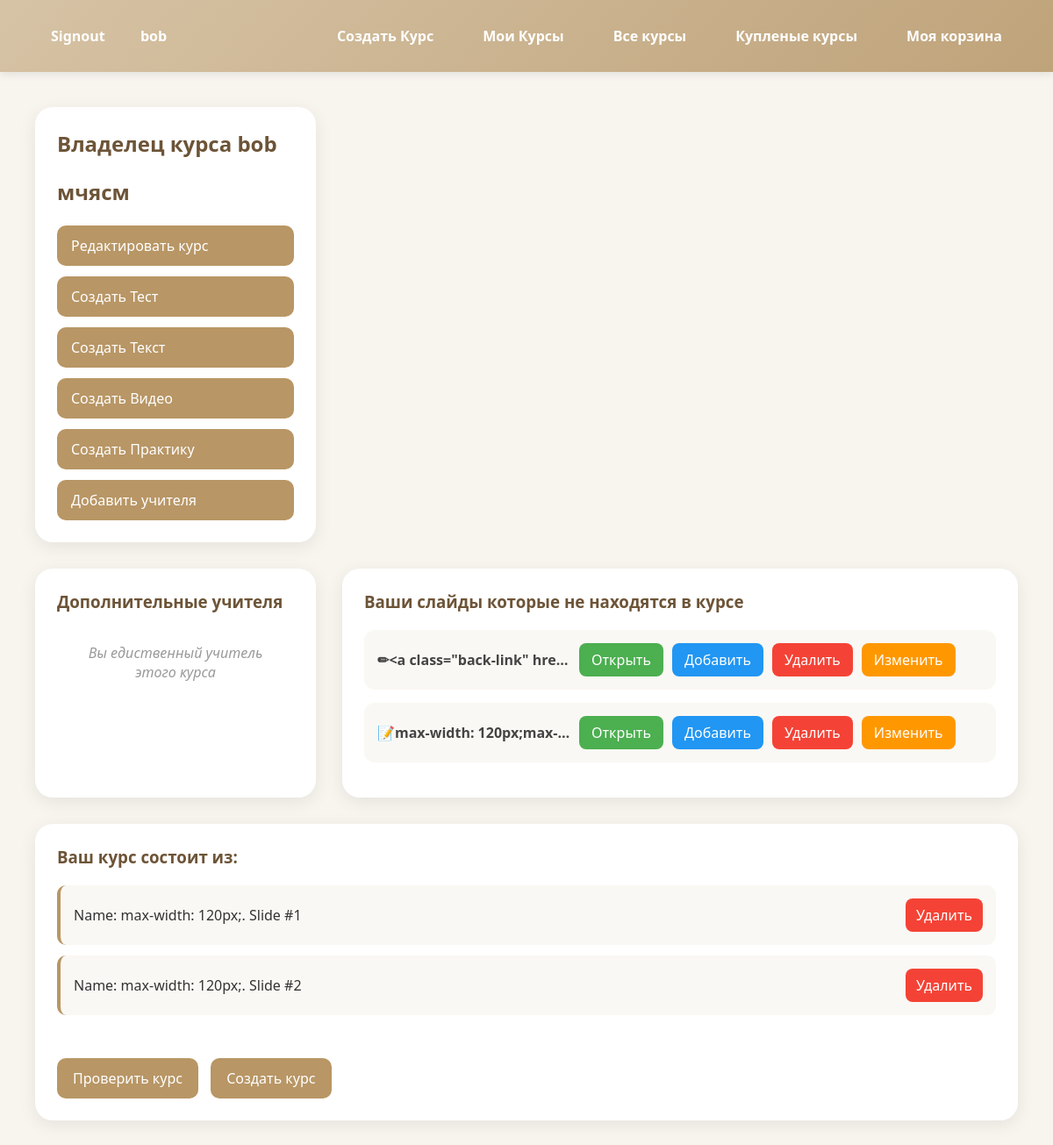
Page /courses/course_main/5/ (signed in) on the committed database.
### users/models.py (models this page shows)
class CustomerUser(AbstractUser):
    photo = models.ImageField(
        blank=True,
        null=True,
        help_text="Фото профиля (рекомендуемый размер 400x400)",
        upload_to='user_photos/',default="avatar.svg"
    )
    teacher = models.BooleanField(default=False,verbose_name='Вы хотите иметь возможность создавать курсы?')
    phone_number = models.CharField(max_length=32, blank=False, null=False)
    @property
    def is_teacher(self):
        return self.teacher
    def __str__(self):
        return self.username

### courses/models.py (models this page shows, shortened)
class Course(models.Model):
    title = models.CharField(max_length=150)
    teacher = models.ForeignKey(CustomerUser,on_delete=models.CASCADE,verbose_name="Учитель курса",related_name="owned_courses")
    extra_teachers = models.ManyToManyField(CustomerUser,related_name="extra_courses", verbose_name="Дополнительные учителя курса",blank=True)
    ready = models.BooleanField(default=False)
    price = models.PositiveBigIntegerField(default=0)
    category = models.ForeignKey(
        Category,
        on_delete=models.SET_NULL,
        null=True,
        blank=True)
    curent_slides = models.PositiveBigIntegerField(default=0)

class Test_course(models.Model):
    title = models.CharField(max_length=150)
    course = models.ForeignKey(Course,on_delete=models.CASCADE,related_name="course_tests", verbose_name="Название курса")
    data = models.JSONField(default=list)
    slide = models.PositiveBigIntegerField(default=0)

class Practice_course(models.Model):
    title = models.CharField(max_length=150)
    course = models.ForeignKey(Course,on_delete=models.CASCADE,related_name="course_pactices", verbose_name="Название курса",null=True, blank=True)
    complaints = models.TextField()
    age = models.PositiveBigIntegerField()
    GENDER_ROLES = (('men','Мужчина'),
                  ('women',"Женщина"))
    gender = models.CharField(max_length=10,choices=GENDER_ROLES, default='men')
    diagnosis=models.TextField()
    slide = models.PositiveBigIntegerField(default=0)

class Video_course(models.Model):
    title = models.CharField(max_length=150)
    course = models.ForeignKey(Course,on_delete=models.CASCADE,related_name="course_videos", verbose_name="Название курса")
    video = models.FileField(upload_to='videos_uploaded',null=True,
validators=[FileExtensionValidator(allowed_extensions=['MOV','avi','mp4','webm','mkv'])], verbose_name="Видео курса")
    slide = models.PositiveBigIntegerField(default=0)

class Text_course(models.Model):
    title = models.CharField(max_length=150)
    course = models.ForeignKey(Course,on_delete=models.CASCADE,related_name="course_texts", verbose_name="Название курса")
    description = models.TextField(null=True,blank=True,verbose_name="Текст курса")
    slide = models.PositiveBigIntegerField(default=0)

### courses/views.py (the view)
# urls.py: path('course_main/<int:course_id>/', course_main,name='course_main'),
@login_required(login_url='users:signup')
def course_main(request,course_id):
    course = Course.objects.filter(id=course_id).first()
    if not course:
        return redirect('users:user_page')
    if request.user != course.teacher and request.user not in course.extra_teachers.all():
        messages.error(request, 'У вас нет прав')
        return redirect('users:user_page')
    videos = Video_course.objects.filter(course=course,slide=0)
    texts = Text_course.objects.filter(course=course,slide=0)
    tests = Test_course.objects.filter(course=course,slide=0)
    practices = Practice_course.objects.filter(course=course,slide=0)
    video = Video_course.objects.filter(course=course,slide__gt=0)
    text = Text_course.objects.filter(course=course,slide__gt=0)
    test = Test_course.objects.filter(course=course,slide__gt=0)
    practice = Practice_course.objects.filter(course=course,slide__gt=0)
    slides={}
    for v in video:
        slides[v.slide]=v
    for v in text:
        slides[v.slide]=v
    for v in test:
        slides[v.slide]=v
    for v in practice:
        slides[v.slide]=v
    slides = dict(sorted(slides.items()))
    return render(request,'course_main.html',{'videos':videos,'texts':texts,'tests':tests,'practices':practices,'course':course,'slides':slides})

### courses/templates/course_main.html (shortened to what this page needs)
{% extends 'home.html' %}
{% load static %}
{% block content %}
<div class="course-page-container">
    <div class="teacher-controls">
        <h1>Владелец курса {{course.teacher}}</h1>
        <h1>{{course.title}}</h1>
        {% if course.ready == False %}
        <a href="{% url 'courses:update_course' course.id %}">Редактировать курс</a>
        <a href="{% url 'courses:create_test' course.id %}">Создать Тест</a>
        <a href="{% url 'courses:create_text' course.id %}">Создать Текст</a>
        <a href="{% url 'courses:create_video' course.id %}">Создать Видео</a>
        <a href="{% url 'courses:create_practice' course.id %}">Создать Практику</a>
        {% endif %}
        <a href="{% url 'courses:add_extra_teacher' course.id %}">Добавить учителя</a>
    </div>
    <div class="extra-teachers">
        <h3>Дополнительные учителя</h3>
        {% for teacher in course.extra_teachers.all %}
        <h3>{{teacher.username}}</h3>
         {% empty %}
        <div class="empty">Вы едиственный учитель этого курса</div>
        {% endfor %}
    </div>
    {% if videos or texts or tests or practices %}
    <div class="course-content">
        <h3>Ваши слайды которые не находятся в курсе</h3>
        {% for test in tests %}
        <div class="content-item">
        <span class="title"> ✏{{ test.title }}</span>
        <a class="btn-view" href="{% url 'courses:course_test' test.id %}">Открыть</a>
        {% if course.ready == False %} <a class="btn-add" href="{% url 'courses:add_slide' 'test' test.id %}">Добавить</a>
        {% endif %} <a class="btn-delete" href="{% url 'courses:delete_test' test.id %}">Удалить</a>
        <a class="btn-edit" href="{% url 'courses:update_test' test.id %}">Изменить</a>
        </div>
        {% endfor %}
        {% for practice in practices %}
        <div class="content-item">
        <span class="title"> 📝{{ practice.title }}</span>
        <a class="btn-view" href="{% url 'courses:course_practice' practice.id %}">Открыть</a>
        {% if course.ready == False %} <a class="btn-add" href="{% url 'courses:add_slide' 'practice' practice.id %}">Добавить</a>
        {% endif %} <a class="btn-delete" href="{% url 'courses:delete_practice' practice.id %}">Удалить</a>
        <a class="btn-edit" href="{% url 'courses:update_practice' practice.id %}">Изменить</a>
        </div>
        {% endfor %}
    </div>
    {% else %}
    <div class="course-content">
        <h3>Ваши слайды которые не находятся в курсе</h3>
        <div class="empty">Пока слайдов нет</div>
    </div>
    {% endif %}
    <div class="finish-course">
        <H3>Ваш курс состоит из:</H3>
    {% for num,slide in slides.items %}
    <div class="slide-item">
    <span>Name: {{slide.title}}. Slide #{{slide.slide}}</span>
    {% if course.ready == False %}
    <a href="{% url 'courses:delete_slide' course.id slide.slide %}">Удалить</a>
    {% endif %}
    </div>
     {% empty %}
    <div class="empty">Пока слайдов нет</div>
    {% endfor %}
    <br>
    <a href="{% url 'courses:course_start' course.id %}">Проверить курс</a>
    {% if course.ready == False %}
    <a href="{% url 'courses:course_ready' course.id %}">Создать курс</a>
    {% else %}
    <a href="{% url 'courses:course_not_ready' course.id %}">Снять курс</a>
    {% endif %}
    </div>
</div>
{% endblock %}

### users/templates/home.html (shortened to what this page needs)
{% load static %}
<!DOCTYPE html>
<html lang="en">
<head>
    <link rel="stylesheet" href="{% static 'css/style.css' %}">
</head>
<body>
    <header>
        {% if request.user.is_authenticated %}
        <div class="user-link">
            <a href="{% url 'users:signout' %}">Signout</a>
            <a href="{% url 'users:user_page' %}">{{request.user.username}}</a>
        </div>
            {% if request.user.is_teacher %}
            <a href="{% url 'courses:create_course' %}">Создать Курс</a>
            <a href="{% url 'courses:my_courses' %}">Мои Курсы</a>
            {% endif %}
        <a href="{% url 'shop:all_courses' %}">Все курсы</a>
        <a href="{% url 'users:user_page' %}">Купленые курсы</a>
        <a href="{% url 'shop:my_cart' %}">Моя корзина</a>
        {% else %}
        <a href="{% url 'users:signup' %}">Зайти</a>
        <a href="{% url 'users:register' %}">Зарегестрироваться</a>
        {% endif %}
    </header>
    <main>
        {% block content %}
        {% endblock %}
    </main>
</body>
</html>

### users/static/css/style.css (style rules this page uses)
* { margin: 0; padding: 0; box-sizing: border-box; }
body { font-family: "Segoe UI", sans-serif; background: #f8f5ef; color: #333; min-height: 100vh; }
header { background: linear-gradient(135deg, #d6c3a5, #bfa37a); padding: 20px 40px; display: flex; gap: 20px; align-items: center; flex-wrap: wrap; box-shadow: 0 2px 10px rgba(0,0,0,0.1); }
header a { text-decoration: none; color: white; font-weight: 600; padding: 10px 18px; border-radius: 10px; transition: 0.3s; }
main { max-width: 1200px; margin: 40px auto; padding: 0 20px; }
.user-link { margin-right: auto; }
.course-page-container { max-width: 1400px; margin: 40px auto; padding: 0 20px; display: grid; grid-template-columns: 320px 1fr; gap: 30px; }
.teacher-controls, .extra-teachers, .course-content, .finish-course { background: #fff; padding: 25px; border-radius: 20px; box-shadow: 0 5px 20px rgba(0,0,0,.08); }
.teacher-controls { display: flex; flex-direction: column; gap: 12px; }
.teacher-controls h1 { font-size: 24px; color: #6d5437; margin-bottom: 10px; }
.teacher-controls a { text-decoration: none; background: #b89665; color: white; padding: 12px 16px; border-radius: 10px; transition: .3s; }
.extra-teachers { grid-column: 1; }
.extra-teachers h3:first-child { color: #6d5437; margin-bottom: 15px; }
.course-content h3, .finish-course h3 { color: #6d5437; margin-bottom: 20px; }
.content-item { display: flex; flex-wrap: wrap; gap: 10px; align-items: center; padding: 15px; margin-bottom: 15px; background: #faf8f4; border-radius: 12px; }
.course-content .title { flex: 1; min-width: 220px; max-width: 150px; font-weight: 600; color: #444; white-space: nowrap; overflow: hidden; text-overflow: ellipsis; }
.content-item a { text-decoration: none; color: white; padding: 8px 14px; border-radius: 8px; transition: .3s; }
.btn-view { background: #4caf50; }
.btn-add { background: #2196f3; }
.btn-edit { background: #ff9800; }
.btn-delete { background: #f44336; }
.finish-course { grid-column: 1 / -1; }
.slide-item { display: flex; justify-content: space-between; align-items: center; padding: 15px; margin-bottom: 12px; background: #faf8f4; border-left: 4px solid #b89665; border-radius: 10px; }
.slide-item a { text-decoration: none; color: white; background: #f44336; padding: 8px 12px; border-radius: 8px; }
.finish-course > a { display: inline-block; margin-top: 15px; margin-right: 10px; padding: 12px 18px; text-decoration: none; color: white; background: #b89665; border-radius: 10px; }
.extra-teachers .empty { padding: 20px; text-align: center; color: #999; font-style: italic; }

### rows in the picture
CustomerUser: user.username "bob"
Course: teacher "bob", title "мчясм"
Test_course: title "<a class=\"back-link\" hre…"
Practice_course: title "max-width: 120px;max-…"
Video_course: title "max-width: 120px;", slide "1"
Text_course: title "max-width: 120px;", slide "2"
